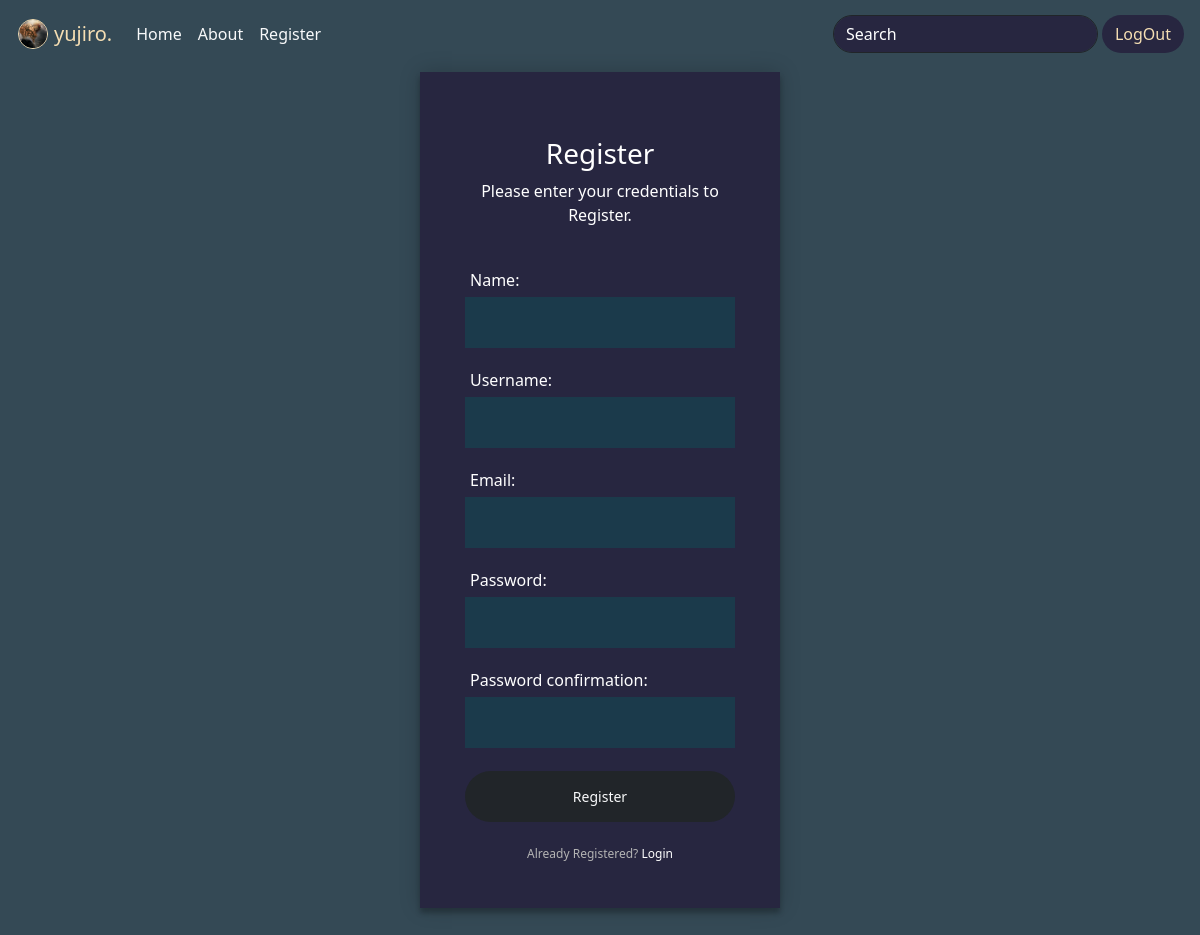
Page /register/ (signed in) on the committed database.
### base/models.py (models this page shows)
class User(AbstractUser):
    name = models.CharField(max_length=200, null=True)
    email = models.EmailField(unique=True,null=True)
    bio = models.TextField(null=True)
    avatar = models.ImageField(null=True, default="people.png")
    USERNAME_FIELD = 'email'
    REQUIRED_FIELDS = []

### base/views.py (the view, shortened to what this page needs)
# urls.py: path('register/', views.registerPage, name="register"),
def registerPage(request):
    form = MyUserCreationForm()
    return render(request, 'base/login-register.html', {'form':form})

### base/forms.py
class MyUserCreationForm(UserCreationForm):
    class Meta:
        model = User
        fields = ['name', 'username', 'email', 'password1', 'password2']

### base/templates/base/login-register.html (shortened to what this page needs)
{% extends 'main.html' %}
{% block content %}
{% if page == 'login' %}
<div class="login-page">
    <div class="form">
        <div class="login">
            <div class="login-header">
                <h3>LOGIN</h3>
                <p>Please enter your credentials to login.</p>
            </div>
        </div>
        <form class="login-form" method="POST">
            {% csrf_token %}
            <label for="">Email:</label>
            <input type="text" name="email">
            <label for="">Password:</label>
            <input type="password" name="password">
            <input class="btn bt-lg bg-dark text-light rounded-pill my-2" type="submit" role="button" value="Login">
        </form>
        <p class="message">Don't have an account? <a href="{% url 'register' %}">SignUp</a></p>
    </div>
</div>
{% else %}
<div class="login-page">
    <div class="form">
        <div class="login">
            <div class="login-header">
                <h3>Register</h3>
                <p>Please enter your credentials to Register.</p>
            </div>
        </div>
        <form class="login-form" action="" method="POST">
            {% for field in form %}
            <label for="">{{field.label}}:</label>
            {{field}}
            {% endfor %}
            <input class="btn bt-lg bg-dark text-light rounded-pill my-2" type="submit" role="button" value="Register">
        </form>
        <p class="message">Already Registered? <a href="{% url 'login' %}">Login</a></p>
    </div>
</div>
{% endif %}
{% endblock %}

### templates/Navbar.html (shortened to what this page needs)
{% load static %}
<nav class="navbar navbar-expand-lg mb-1 text-light">
    <div class="container-fluid text-light">
        <div class="user-content">
            <a class="navbar-brand user-image" href="{% url 'user' request.user.id %}"> <img
                    src="{{request.user.avatar.url}}" alt="..."> </a>
            <a class="navbar-brand" href="{% url 'user' request.user.id %}">{{request.user.username}}.</a>
        </div>
        <div class="collapse navbar-collapse justify-content-between" id="navbarNav">
            <div>
                <ul class="navbar-nav">
                    <li class="nav-item">
                        <a class="nav-link active text-light" aria-current="page" href="{% url 'home' %}">Home</a>
                    </li>
                    <li class="nav-item">
                        <a class="nav-link text-light" href="{% url 'about' %}">About</a>
                    </li>
                    <li class="nav-item">
                        <a class="nav-link text-light" href="{% url 'register' %}">Register</a>
                    </li>
                </ul>
            </div>
            <div class="nav-item d-flex">
                <form action="{% url 'home' %}" method="GET">
                    <input class="form-control search-bar me-2 rounded-pill border-dark" name="q" type="search"
                        placeholder="Search" aria-label="Search">
                </form>
                {% if request.user.is_authenticated %}
                <a class="btn bt-lg login-btn rounded-pill mx-1" role="button" href="{% url 'logout' %}">LogOut</a>
                {% else %}
                <a class="btn bt-lg login-btn rounded-pill mx-1" role="button" href="{% url 'login' %}">Login</a>
                {% endif %}
            </div>
        </div>
    </div>
</nav>

### templates/main.html (style rules this page uses)
body { background-color: #344955; }

### templates/Navbar.html (style rules this page uses)
.navbar { background: #344955; }
.navbar-brand { color: wheat; }
.search-bar::placeholder { color: white; }
.search-bar { background-color: #272640; color: white; outline: none; }
.login-btn { background-color: #272640; color: wheat; }
.user-content { align-items: center; justify-content: center; display: flex; }
.user-image { margin: 0; }
.user-image img { object-fit: cover; margin: 6px; width: 30px; height: 30px; border: 1px solid wheat; border-radius: 50%; }

### base/templates/base/login-register.html (style rules this page uses)
.login-page { width: 368px; margin: auto; }
.login-page .form .login { padding: 20px 0px; }
.form { position: relative; text-align: center; color: white; background-color: #272640; max-width: 360px; margin: 0 auto 100px; padding: 45px; box-shadow: 0 0 20px 0 rgba(0, 0, 0, 0.2), 0 5px 5px 0 rgba(0, 0, 0, 0.24); }
.form input { outline: 0; background-color: #1b3a4b; color: white; width: 100%; border: 0; margin: 0 0 15px; padding: 15px; box-sizing: border-box; font-size: 14px; }
.form .message { margin: 15px 0 0; color: #b3b3b3; font-size: 12px; }
.form .message a { color: white; text-decoration: none; }
.login-form label { width: 100%; text-align: left; padding: 5px; }

### rows in the picture
User: user.avatar (picture), user.username "yujiro"

### other values in the picture
{{ field.label }} "Name" "Username" "Email" "Password" "Password confirmation"
